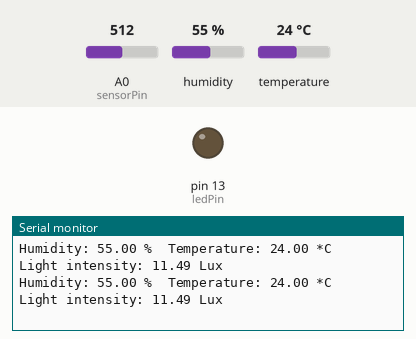
Simulated run of this sketch. Board: Arduino Uno, built with avr-gcc and run on an emulated ATmega328P. Parts: output pins drawn as LEDs (lit = HIGH), the last lines printed to the serial monitor. Inputs (shaded band) come from the test bench; at power-on: A0 (sensorPin) = 512, humidity 55 %, temperature 24 °C.

Above: at 1.2 s.
1.3 s: A0 (sensorPin) set to 464
At 1.43 s:
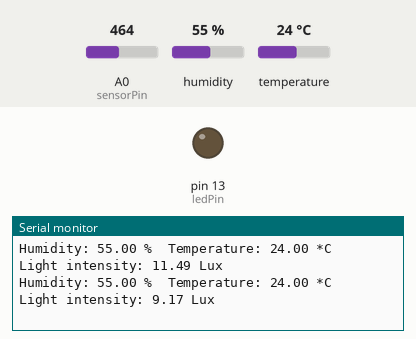
7.4 s: A0 (sensorPin) set to 511
At 7.43 s:
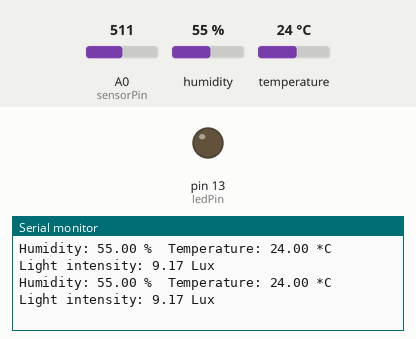
Timing chart, 0 to 10.4 s (numbered marks = the images above; inputs shaded):
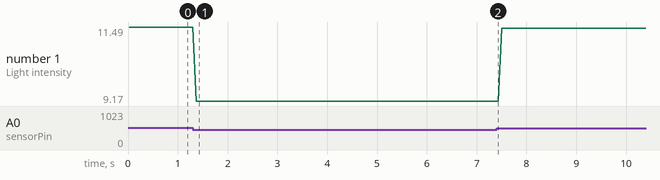

The sketch:

SensorIO2.ino
```cpp
// Example testing sketch for various DHT humidity/temperature sensors
// Written by ladyada, public domain

#include "DHT.h"
#include <math.h>

#define DHTPIN 12     // what pin we're connected to

// Uncomment whatever type you're using!
#define DHTTYPE DHT11   // DHT 11
//#define DHTTYPE DHT22   // DHT 22  (AM2302)
//#define DHTTYPE DHT21   // DHT 21 (AM2301)

// Connect pin 1 (on the left) of the sensor to +5V
// Connect pin 2 of the sensor to whatever your DHTPIN is
// Connect pin 4 (on the right) of the sensor to GROUND
// Connect a 10K resistor from pin 2 (data) to pin 1 (power) of the sensor

DHT dht(DHTPIN, DHTTYPE);
int sensorPin = A0;    // select the input pin for the potentiometer
int ledPin = 13;      // select the pin for the LED
int sensorValue = 0;

void setup() {
  Serial.begin(9600);
  //Serial.println("DHTxx test!");
  pinMode(ledPin, OUTPUT);

  dht.begin();
}

void loop() {
  // Reading temperature or humidity takes about 250 milliseconds!
  // Sensor readings may also be up to 2 seconds 'old' (its a very slow sensor)
  float h = dht.readHumidity();
  float t = dht.readTemperature();

  // check if returns are valid, if they are NaN (not a number) then something went wrong!
  if (isnan(t) || isnan(h)) {
    Serial.println("Failed to read from DHT");
  } else {
    sensorValue = analogRead(sensorPin);
    float lightIntensity = pow(abs(380 - sensorValue), 0.5);
    Serial.print("Humidity: ");
    Serial.print(h);
    Serial.print(" %\t");
    Serial.print("Temperature: ");
    Serial.print(t);
    Serial.print(" *C\t");
    Serial.print("Light intensity: ");
    Serial.print(lightIntensity);
    Serial.println(" Lux");
  }
}
```

Measured:
- after the input at 1.3 s, the serial monitor: prints a new line after 0.07 s (image 1)
- plotted number 1: 11.49 → 9.17 after the input at 1.3 s, 9.17 → 11.45 after the input at 7.4 s
